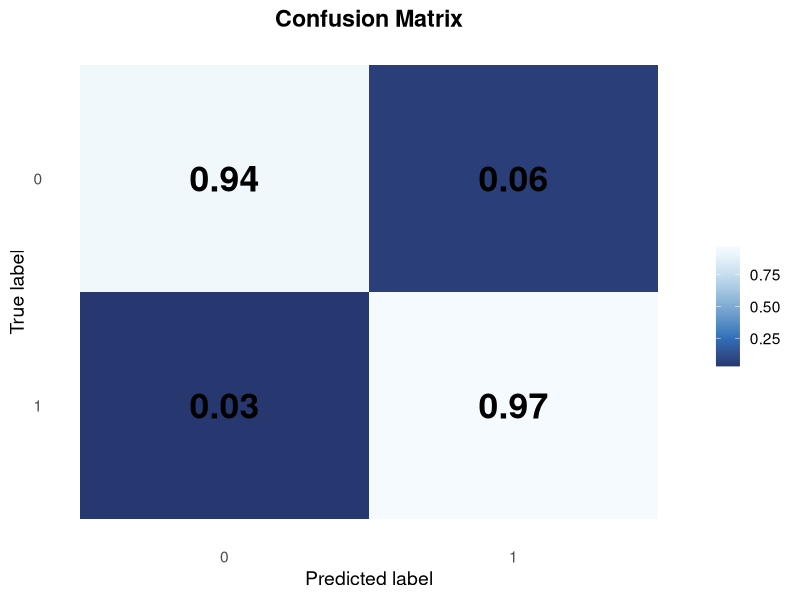

The R script that drew this image:
library(ggplot2)

cm_df <- data.frame(
  True      = factor(c("0","0","1","1")),
  Predicted = factor(c("0","1","0","1")),
  Value     = c(0.94, 0.06, 0.03, 0.97)   
  # Replace the values above with confusion matrix values
# from the current DeepEthogram experiment.
)

ggplot(cm_df, aes(x = Predicted, y = True, fill = Value)) +
  geom_tile() +
  geom_text(aes(label = Value),
            color    = "black",   
            size     = 9,
            fontface = "bold") +
  scale_fill_gradientn(
    colors = hcl.colors(50, "blues")
  ) +
  scale_y_discrete(limits = rev) +
  labs(title = "Confusion Matrix",
       x = "Predicted label",
       y = "True label",
       fill = "") +
  theme_minimal(base_size = 14) +
  theme(
    panel.grid       = element_blank(),
    legend.position  = "right", 
    plot.title       = element_text(hjust = 0.5, face = "bold")
  )
